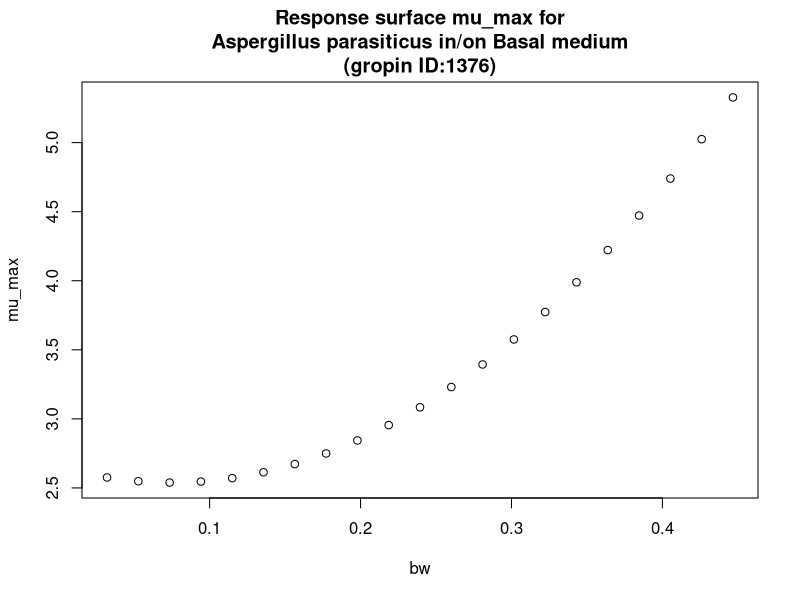

Reproduce this figure in R.
#############################
# start of Parameter script
#############################
bw <- seq(0.032032,0.446753246753247,length.out=21)
#############################
# end of Parameter script
#############################
############################# 
# start of Model script Gropin ID 1376 
#############################
 
# constant coefficients for this model
 
variables <- data.frame(bw)
argumentsPar <- expand.grid(variables)
 
# heart of the model
response_surface <- function(bw) {
   mumax <-(2.652-3.023*bw+20.17*bw^2)

return(mumax=mumax)
} 

# output parameters
mumax <- cbind(argumentsPar,response_surface(argumentsPar['bw']))
colnames(mumax) <- c(colnames(argumentsPar),'mumax')
#############################
# End of Model script
#############################
############################# 
# start of Visualisation script Gropin ID 1376 
#############################
plot(bw,mumax$mumax,
                          xlab='bw',
                          ylab='mu_max',main='Response surface mu_max for
Aspergillus parasiticus in/on Basal medium
(gropin ID:1376)')
#############################
# End of Visualisation script
#############################
